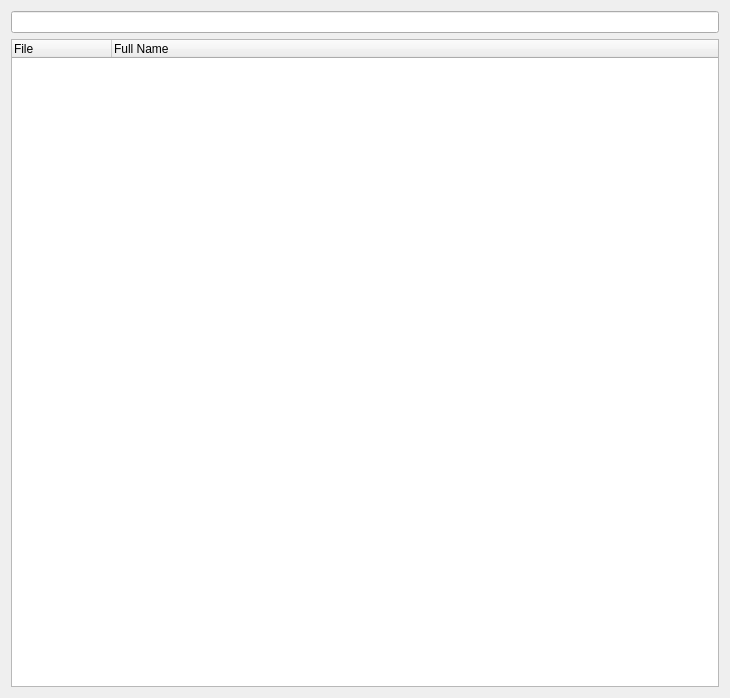
<?xml version="1.0" encoding="UTF-8"?>
<ui version="4.0">
 <class>SeerSourceBrowserWidgetForm</class>
 <widget class="QWidget" name="SeerSourceBrowserWidgetForm">
  <property name="geometry">
   <rect>
    <x>0</x>
    <y>0</y>
    <width>730</width>
    <height>698</height>
   </rect>
  </property>
  <property name="windowTitle">
   <string>Source Browser</string>
  </property>
  <layout class="QGridLayout" name="gridLayout">
   <item row="1" column="0" colspan="2">
    <widget class="QTreeWidget" name="sourceTreeWidget">
     <property name="columnCount">
      <number>2</number>
     </property>
     <column>
      <property name="text">
       <string>File</string>
      </property>
     </column>
     <column>
      <property name="text">
       <string>Full Name</string>
      </property>
     </column>
    </widget>
   </item>
   <item row="0" column="0" colspan="2">
    <widget class="QLineEdit" name="sourceSearchLineEdit">
     <property name="toolTip">
      <string>Search in the list of files. &quot;*&quot; is allowed.</string>
     </property>
     <property name="statusTip">
      <string/>
     </property>
    </widget>
   </item>
  </layout>
 </widget>
 <resources/>
 <connections/>
</ui>
